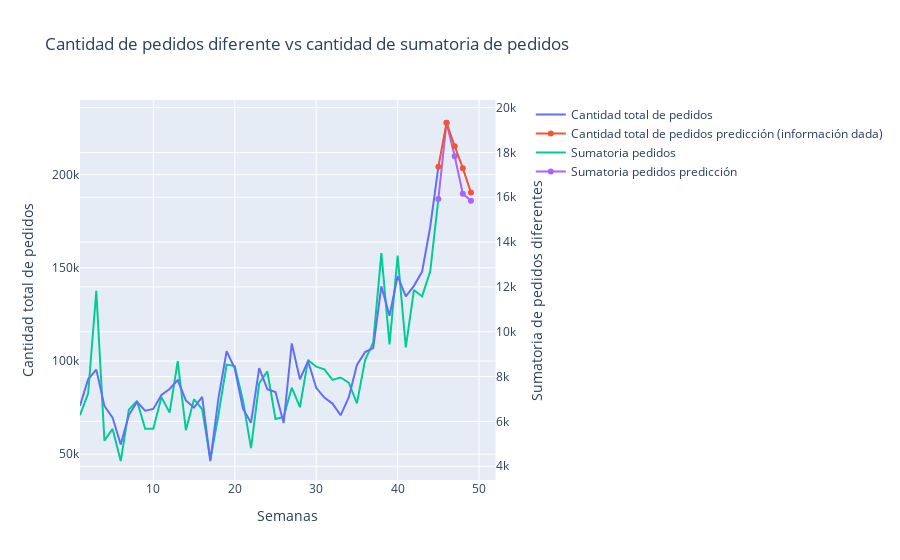

The notebook cell this image was saved under:
### Code cell
import plotly.graph_objects as go
 
from plotly.subplots import make_subplots

fig = make_subplots(specs=[[{"secondary_y": True}]])
 
fig.add_trace(
    go.Scatter(x=tot_quantity_count["week_of_year"],
        y=tot_quantity_count['quantity'], name="Cantidad total de pedidos"),
        secondary_y=True)
 
# Use add_trace function and specify secondary_y axes = True.
fig.add_trace(
    go.Scatter(x=tot_pred_count["week_of_year"],
        y=tot_pred_count['quantity'], name="Cantidad total de pedidos predicción (información dada)"),
    secondary_y=True)

fig.add_trace(
    go.Scatter(x=tot_quantity_sum["week_of_year"],
        y=tot_quantity_sum['quantity'], name="Sumatoria pedidos"),
    secondary_y=False)

fig.add_trace(
    go.Scatter(x=tot_pred_sum["week_of_year"],
        y=tot_pred_sum['quantity'], name="Sumatoria pedidos predicción"),
    secondary_y=False)


fig.update_layout(
    title_text="Cantidad de pedidos diferente vs cantidad de sumatoria de pedidos"
)
 
fig.update_xaxes(title_text="Semanas")
 
fig.update_yaxes(title_text="Cantidad total de pedidos ", secondary_y=False)
fig.update_yaxes(title_text="Sumatoria de pedidos diferentes ", secondary_y=True)

### Figure 1 — Plotly figure (JSON) as saved in the notebook; plotly's stock layout.template omitted (floating-point values rounded to 4 significant figures)
{"data": [{"name": "Cantidad total de pedidos", "type": "scatter", "x": [1, 2, 3, 4, 5, 6, 7, 8, 9, 10, 11, 12, 13, 14, 15, 16, 17, 18, 19, 20, 21, 22, 23, 24, 25, 26, 27, 28, 29, 30, 31, 32, 33, 34, 35, 36, 37, 38, 39, 40, 41, 42, 43, 44, 45], "xaxis": "x", "y": [6699, 7878, 8309, 6689, 6169, 4967, 6282, 6869, 6481, 6556, 7177, 7448, 7839, 6933, 6617, 7093, 4233, 7037, 9129, 8363, 6581, 5941, 8373, 7440, 7313, 5923, 9478, 7879, 8689, 7498, 7060, 6795, 6272, 7078, 8521, 9092, 9268, 12029, 10717, 12486, 11579, 12047, 12684, 14686, 17361], "yaxis": "y2"}, {"name": "Cantidad total de pedidos predicción (información dada)", "type": "scatter", "x": [45, 46, 47, 48, 49], "xaxis": "x", "y": [17361, 19325, 18280, 17297, 16210], "yaxis": "y2"}, {"name": "Sumatoria pedidos", "type": "scatter", "x": [1, 2, 3, 4, 5, 6, 7, 8, 9, 10, 11, 12, 13, 14, 15, 16, 17, 18, 19, 20, 21, 22, 23, 24, 25, 26, 27, 28, 29, 30, 31, 32, 33, 34, 35, 36, 37, 38, 39, 40, 41, 42, 43, 44, 45], "xaxis": "x", "y": [70935, 82583, 137713, 57278, 63556, 46340, 73892, 78530, 63659, 63638, 80628, 72297, 99943, 62882, 79480, 74096, 47110, 71151, 98083, 97244, 78971, 53285, 88049, 94455, 68877, 69931, 85677, 75195, 100581, 96932, 95533, 89842, 91141, 88416, 77295, 100561, 109984, 157901, 108852, 156606, 107352, 138096, 134656, 148135, 186952], "yaxis": "y"}, {"name": "Sumatoria pedidos predicción", "type": "scatter", "x": [45, 46, 47, 48, 49], "xaxis": "x", "y": [186952, 227848, 209855, 189734, 185966], "yaxis": "y"}], "layout": {"title": {"text": "Cantidad de pedidos diferente vs cantidad de sumatoria de pedidos"}, "xaxis": {"anchor": "y", "domain": [0, 0.94], "title": {"text": "Semanas"}}, "yaxis": {"anchor": "x", "domain": [0, 1], "title": {"text": "Cantidad total de pedidos "}}, "yaxis2": {"anchor": "x", "overlaying": "y", "side": "right", "title": {"text": "Sumatoria de pedidos diferentes "}}}}
